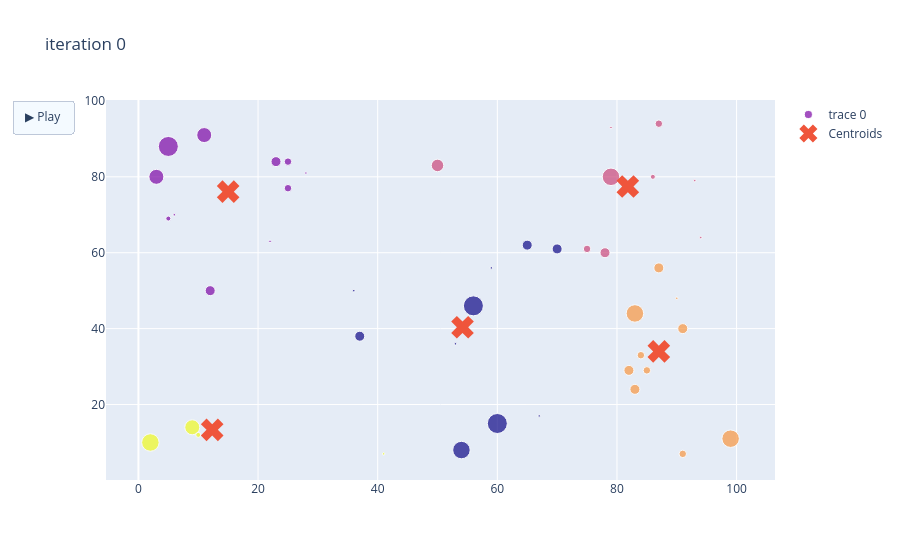

Here is the notebook cell this chart was saved with:
### Code cell
sc = Seed_Container(seed=None)
region = RegionGenerator(seed_container=sc).random(50, 1, 10)
algo = K_Means(sc, 1, 5, 10)
result = algo.group(region=region, animate=True)
animation = Animation().play(algo.get_trajectory())
